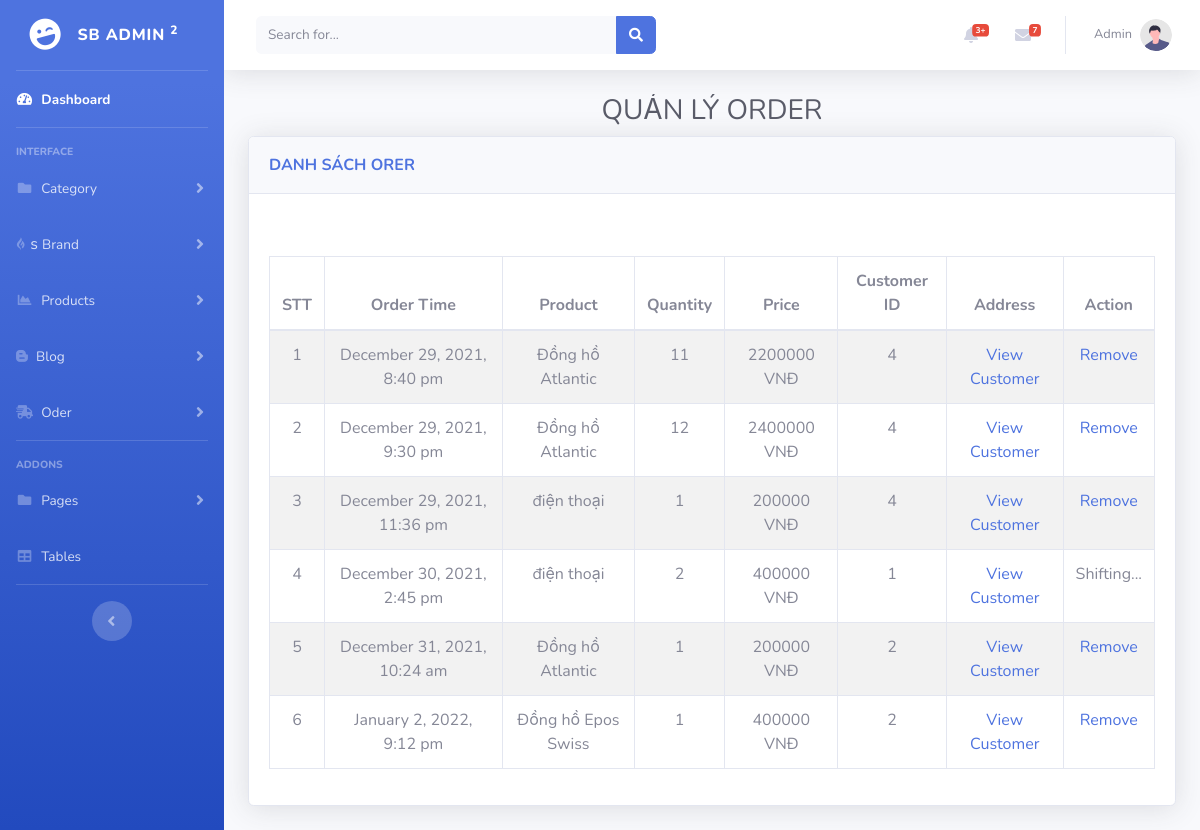
Page /admin/odermanament.php (signed in) on the committed database.
### tables this page shows
CREATE TABLE `tbl_order` (
  `id` int(11) NOT NULL,
  `productId` int(11) NOT NULL,
  `productName` varchar(255) NOT NULL,
  `customer_id` int(11) NOT NULL,
  `quantity` int(11) NOT NULL,
  `price` varchar(255) NOT NULL,
  `image` varchar(255) NOT NULL,
  `status` int(11) NOT NULL DEFAULT 0,
  `date_order` datetime NOT NULL DEFAULT current_timestamp()
);

### lib/session.php (called while the page is built, shortened)
<?php
class Session{
 public static function get($key){
    if (isset($_SESSION[$key])) {
     return $_SESSION[$key];
    } else {
     return false;
    }
 }
}
?>

### lib/database.php (called while the page is built, shortened)
<?php
Class Database{
   public $host   = DB_HOST;
   public $user   = DB_USER;
   public $pass   = DB_PASS;
   public $dbname = DB_NAME;
   public $link;
private function connectDB(){
   $this->link = new mysqli($this->host, $this->user, $this->pass,
    $this->dbname);
 }
public function select($query){
  $result = $this->link->query($query) or
   die($this->link->error.__LINE__);
  if($result->num_rows > 0){
    return $result;
  } else {
    return false;
  }
 }
}

### classes/cart.php (called while the page is built, shortened)
<?php
	$filepath = realpath(dirname(__FILE__));
	include_once ($filepath.'/../lib/database.php');
	include_once ($filepath.'/../helpers/format.php');
?>
<?php
	class cart
	{
		private $db;
		public function __construct()
		{
			$this->db = new Database();
		}
		public function get_order_cart(){
			$query = "SELECT * FROM tbl_order ORDER BY date_order";
			$get_inbox_cart = $this->db->select($query);
			return $get_inbox_cart;
		}
	}
?>

### helpers/format.php (called while the page is built, shortened)
<?php
class Format{
 public function formatDate($date){
    return date('F j, Y, g:i a', strtotime($date));
 }
}
?>

### admin/odermanament.php (the view, shortened to what this page needs)
<?php include './inc/header.php';?>
<?php
$filepath = realpath(dirname(__FILE__));
include_once ($filepath.'/../classes/cart.php');
include_once ($filepath.'/../helpers/format.php');
?>
<div id="content">
    <div class="container-fluid">
        <h1 class="h3 mb-2 text-gray-800 text-center">QUẢN LÝ ORDER</h1>
        <div class="card shadow mb-4">
            <div class="card-header py-3">
                <div class="m-0 font-weight-bold text-primary">
                    DANH SÁCH ORER
                </div>
            </div>
            <div class="alert alert-" style="border-radius:0px;">
            </div>
            <div class="card-body">
                <div class="table-responsive">
                    <table class="table table-bordered table-hover table-striped text-center" id="dataTable"
                        width="100%" cellspacing="0">
                        <thead>
                            <tr>
                                <th style="width:3em;">STT</th>
							<th>Order Time</th>
							<th>Product</th>
							<th>Quantity</th>
							<th>Price</th>
							<th>Customer ID</th>
							<th>Address</th>
							<th>Action</th>
                            </tr>
                        </thead>
                        <tbody>
						<?php
						$ct = new cart();
						$fm = new Format();
						$get_inbox_cart = $ct->get_order_cart();
						if($get_inbox_cart){
							$i = 0;
							while($result = $get_inbox_cart->fetch_assoc()){
								$i++;
						 ?>
                            <tr>
                            <td><?php echo $i; ?></td>
							<td><?php echo $fm->formatDate($result['date_order']) ?></td>
							<td><?php echo $result['productName'] ?></td>
							<td><?php echo $result['quantity'] ?></td>
							<td><?php echo $result['price'].' '.'VNĐ' ?></td>
							<td><?php echo $result['customer_id'] ?></td>
							<td><a href="viewcustomer.php?customerid=<?php echo $result['customer_id'] ?>">View Customer</a></td>
                            <td>
							<?php
							if($result['status']==0){
							?>
								<a href="?shiftid=<?php echo $result['id'] ?>&price=<?php echo $result['price'] ?>&time=<?php echo $result['date_order'] ?>">Pending</a>
								<?php
							}elseif($result['status']==1){
								?>
								<?php
								echo 'Shifting...';
								?>
							<?php
							}elseif($result['status']==2){
							?>
							<a href="?delid=<?php echo $result['id'] ?>&price=<?php echo $result['price'] ?>&time=<?php echo $result['date_order'] ?>">Remove</a>
							<?php
								}
							?>
							</td>
                            </tr>
                            <?php
					}}
						?>
                        </tbody>
                    </table>
                </div>
            </div>
        </div>
    </div>
</div>

### admin/inc/header.php (shortened to what this page needs)
<?php
    include '../lib/session.php';
?>
<!DOCTYPE html>
<html lang="en">
<head>
	<link rel="stylesheet" href="https://cdnjs.cloudflare.com/ajax/libs/twitter-bootstrap/4.1.3/css/bootstrap.min.css">
	<link rel="stylesheet" href="/public/editor/css/samples.css">
	<link rel="stylesheet" href="/public/editor/toolbarconfigurator/lib/codemirror/neo.css">
    <link href="../public/admin/vendor/fontawesome-free/css/all.min.css" rel="stylesheet" type="text/css">
    <link href="../public/admin/css/sb-admin-2.min.css" rel="stylesheet">
</head>
<body id="page-top">
    <div id="wrapper">
        <ul class="navbar-nav bg-gradient-primary sidebar sidebar-dark accordion" id="accordionSidebar">
            <a class="sidebar-brand d-flex align-items-center justify-content-center" href="index.php">
                <div class="sidebar-brand-icon rotate-n-15">
                    <i class="fas fa-laugh-wink"></i>
                </div>
                <div class="sidebar-brand-text mx-3">SB Admin <sup>2</sup></div>
            </a>
            <hr class="sidebar-divider my-0">
            <li class="nav-item active">
                <a class="nav-link" href="index.php">
                    <i class="fas fa-fw fa-tachometer-alt"></i>
                    <span>Dashboard</span></a>
            </li>
            <hr class="sidebar-divider">
            <div class="sidebar-heading">
                Interface
            </div>
            <li class="nav-item">
                <a class="nav-link collapsed" href="#" data-toggle="collapse" data-target="#collapseTwo"
                    aria-expanded="true" aria-controls="collapseTwo">
                    <i class="fas fa-fw fa-folder"></i>
                    <span>Category </span>
                </a>
            </li>
            <li class="nav-item">
        <a class="nav-link collapsed" href="#" data-toggle="collapse" data-target="#collapsePayment"
            aria-expanded="true" aria-controls="collapsePayment">
            <i class="fab fa-gripfire"></i>s
            <span> Brand</span></span>
        </a>
    </li>
    <li class="nav-item">
        <a class="nav-link collapsed" href="#" data-toggle="collapse" data-target="#collapseStatistic"
            aria-expanded="true" aria-controls="collapseStatistic">
            <i class="fas fa-fw fa-chart-area"></i>
            <span>Products</span>
        </a>
    </li>
    <li class="nav-item">
        <a class="nav-link collapsed" href="#" data-toggle="collapse" data-target="#collapseUtilities"
            aria-expanded="true" aria-controls="collapseUtilities">
            <i class="fab fa-blogger-b"></i>
            <span>Blog</span>
        </a>
    </li>
    <li class="nav-item">
        <a class="nav-link collapsed" href="#" data-toggle="collapse" data-target="#collapse"
            aria-expanded="true" aria-controls="collapseUtilities">
            <i class="fas fa-shipping-fast"></i>
            <span>Oder</span>
        </a>
    </li>
            <hr class="sidebar-divider">
            <div class="sidebar-heading">
                Addons
            </div>
            <li class="nav-item">
                <a class="nav-link collapsed" href="#" data-toggle="collapse" data-target="#collapsePages"
                    aria-expanded="true" aria-controls="collapsePages">
                    <i class="fas fa-fw fa-folder"></i>
                    <span>Pages</span>
                </a>
            </li>
            <li class="nav-item">
                <a class="nav-link" href="tables.html">
                    <i class="fas fa-fw fa-table"></i>
                    <span>Tables</span></a>
            </li>
            <hr class="sidebar-divider d-none d-md-block">
            <div class="text-center d-none d-md-inline">
                <button class="rounded-circle border-0" id="sidebarToggle"></button>
            </div>
        </ul>
        <div id="content-wrapper" class="d-flex flex-column">
            <div id="content">
                <nav class="navbar navbar-expand navbar-light bg-white topbar mb-4 static-top shadow">
                    <form
                        class="d-none d-sm-inline-block form-inline mr-auto ml-md-3 my-2 my-md-0 mw-100 navbar-search">
                        <div class="input-group">
                            <input type="text" class="form-control bg-light border-0 small" placeholder="Search for..."
                                aria-label="Search" aria-describedby="basic-addon2">
                            <div class="input-group-append">
                                <button class="btn btn-primary" type="button">
                                    <i class="fas fa-search fa-sm"></i>
                                </button>
                            </div>
                        </div>
                    </form>
                    <ul class="navbar-nav ml-auto">
                        <li class="nav-item dropdown no-arrow mx-1">
                            <a class="nav-link dropdown-toggle" href="#" id="alertsDropdown" role="button"
                                data-toggle="dropdown" aria-haspopup="true" aria-expanded="false">
                                <i class="fas fa-bell fa-fw"></i>
                                <span class="badge badge-danger badge-counter">3+</span>
                            </a>
                        </li>
                        <li class="nav-item dropdown no-arrow mx-1">
                            <a class="nav-link dropdown-toggle" href="#" id="messagesDropdown" role="button"
                                data-toggle="dropdown" aria-haspopup="true" aria-expanded="false">
                                <i class="fas fa-envelope fa-fw"></i>
                                <span class="badge badge-danger badge-counter">7</span>
                            </a>
                        </li>
                        <li class="nav-item dropdown no-arrow">
                            <a class="nav-link dropdown-toggle" href="#" id="userDropdown" role="button"
                                data-toggle="dropdown" aria-haspopup="true" aria-expanded="false">
                                <span class="mr-2 d-none d-lg-inline text-gray-600 small"><?php echo Session::get('adminName') ?></span>
                                <img class="img-profile rounded-circle"
                                    src="../public/admin/img/undraw_profile.svg">
                            </a>
                        </li>
                    </ul>
                </nav>
                <div id="content-wrapper" class="d-flex flex-column">
<div id="content">
</body>
</html>

### public/editor/samples/css/samples.css (style rules this page uses)
article, aside, details, figcaption, figure, footer, header, hgroup, main, menu, nav, section { display: block; }
body, html { margin: 0; padding: 0; font: 16px / 1.8 Arial, 'Helvetica Neue', Helvetica, sans-serif; font-weight: 300; color: #575757; }

### rows in the picture
tbl_order: date_order "December 29, 2021, 8:40 pm", productName "Đồng hồ Atlantic", quantity "11", price "2200000", customer "4"
tbl_order: date_order "December 29, 2021, 9:30 pm", productName "Đồng hồ Atlantic", quantity "12", price "2400000", customer "4"
tbl_order: date_order "December 29, 2021, 11:36 pm", productName "điện thoại", quantity "1", price "200000", customer "4"
tbl_order: date_order "December 30, 2021, 2:45 pm", productName "điện thoại", quantity "2", price "400000", customer "1", status "Shifting..."
tbl_order: date_order "December 31, 2021, 10:24 am", productName "Đồng hồ Atlantic", quantity "1", price "200000", customer "2"
tbl_order: date_order "January 2, 2022, 9:12 pm", productName "Đồng hồ Epos Swiss", quantity "1", price "400000", customer "2"

### other values in the picture
Session::get('adminName') "Admin"
